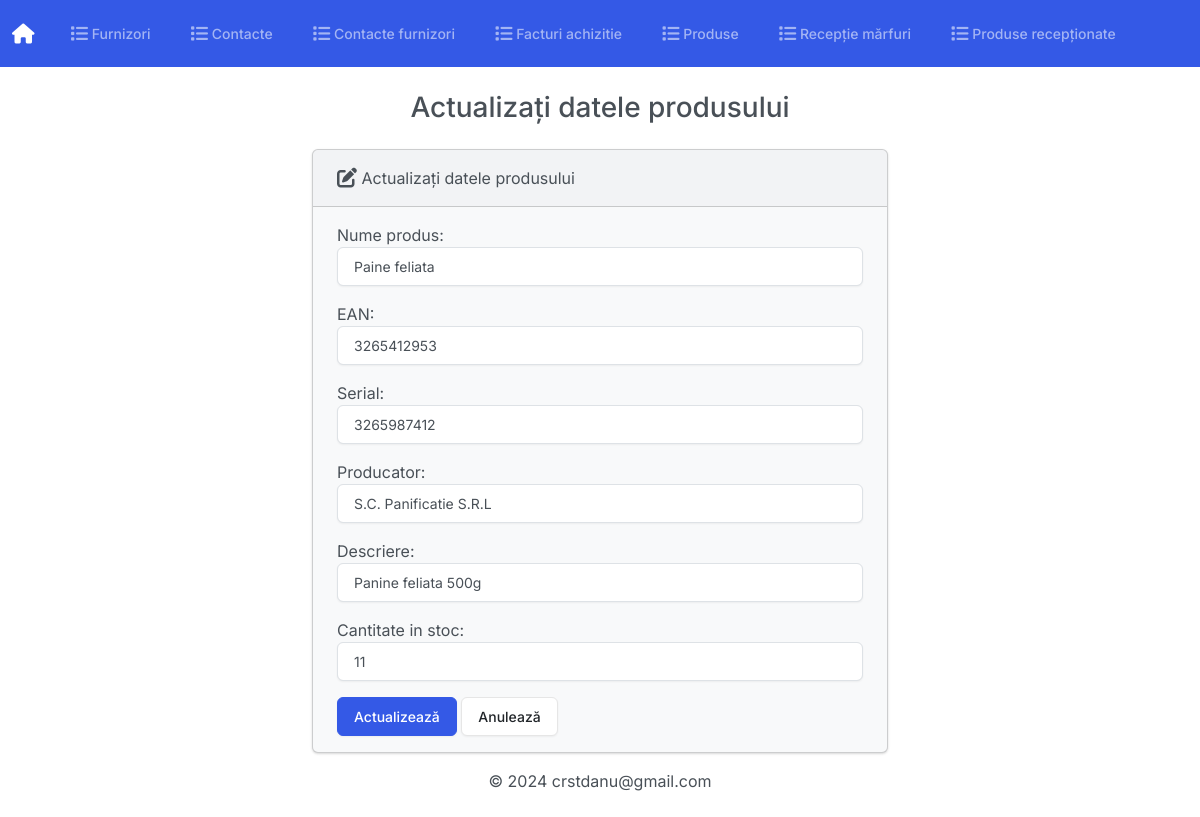
/produse/editeaza/1, run on the app's committed database.
### Gestiune/models.py (models this page shows, shortened)
class Produs(models.Model):
    class Meta:
        verbose_name_plural = 'Produse'
    nume_produs = models.CharField(max_length=55)
    ean = models.CharField(max_length=13)
    serial_number = models.CharField(max_length=15, default=None, null=True)
    producator = models.CharField(max_length=50)
    descriere = models.CharField(max_length=255)
    creat_la = models.DateTimeField(auto_now_add=True)
    cantitate_in_stoc = models.IntegerField(default=0)

### Gestiune/views.py (the view)
def editeaza_produse(request, id):
    if request.method == 'POST':
        produs = Produs.objects.get(pk=id)
        form = ProdusForm(request.POST, instance=produs)
        if form.is_valid():
            form.save()
            return render(request, 'Gestiune/produse/editeaza.html', {
                'form': form,
                'success': True
            })
    else:
        produs = Produs.objects.get(pk=id)
        form = ProdusForm(instance=produs)
    return render(request, 'Gestiune/produse/editeaza.html', {
        'form': form
    })

### Gestiune/forms.py
class ProdusForm(forms.ModelForm):
    class Meta:
        model = Produs
        fields = ['nume_produs', 'ean', 'serial_number',
                  'producator', 'descriere', 'cantitate_in_stoc']
        labels = {
            'nume_produs': 'Nume produs',
            'ean': 'EAN',
            'serial_number': 'Serial',
            'producator': 'Producator',
            'descriere': 'Descriere',
            'cantitate_in_stoc': 'Cantitate in stoc',
        }
        widgets = {
            'nume_produs': forms.TextInput(attrs={'class': 'form-control'}),
            'ean': forms.TextInput(attrs={'class': 'form-control'}),
            'serial_number': forms.TextInput(attrs={'class': 'form-control'}),
            'producator': forms.TextInput(attrs={'class': 'form-control'}),
            'descriere': forms.TextInput(attrs={'class': 'form-control'}),
            'cantitate_in_stoc': forms.TextInput(attrs={'class': 'form-control'}),
        }

### Gestiune/templates/Gestiune/produse/editeaza.html (shortened to what this page needs)
{% extends "Gestiune/base.html" %}
{% block body %}
<h3 class="text-center m-4">Actualizați datele produsului</h3>
{% if success %}
<div class="alert alert-success" role="alert">
    Produsul a fost actualizat cu succes.
    <a href="{% url 'index_produse' %}" class="alert-link">Mergi la pagina principală.</a>
</div>
{% else %}
<div class="row justify-content-center">
    <div class="col-6">
        <div class="card bg-light mb-3">
            <div class="card-header">
                <i class="fa-solid fa-pen-to-square fa-lg"></i> Actualizați datele produsului
            </div>
            <div class="card-body">
                <form action="" method="POST">
                    {{ form.as_p }}
                    <button type="submit" class="btn btn-primary">Actualizează</button>
                    <a href="{% url 'index_produse' %}" class="btn btn-secondary">Anulează</a>
                </form>
            </div>
        </div>
    </div>
</div>
{% endif %}
{% endblock %}

### data on the page
Produs: nume_produs "Paine feliata", ean "3265412953", serial_number "3265987412", producator "S.C. Panificatie S.R.L", descriere "Panine feliata 500g", cantitate_in_stoc "11"
